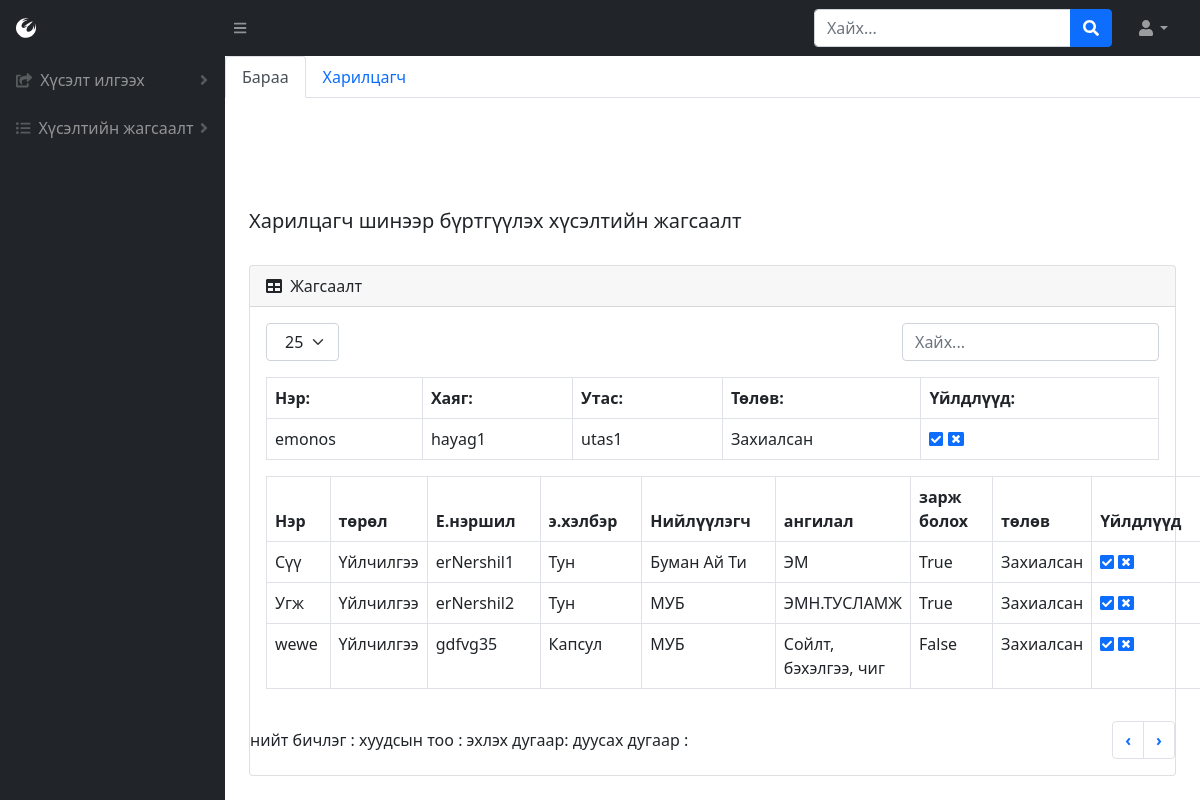
/reqCom-list (signed in), run on an earlier commit of the app's database.
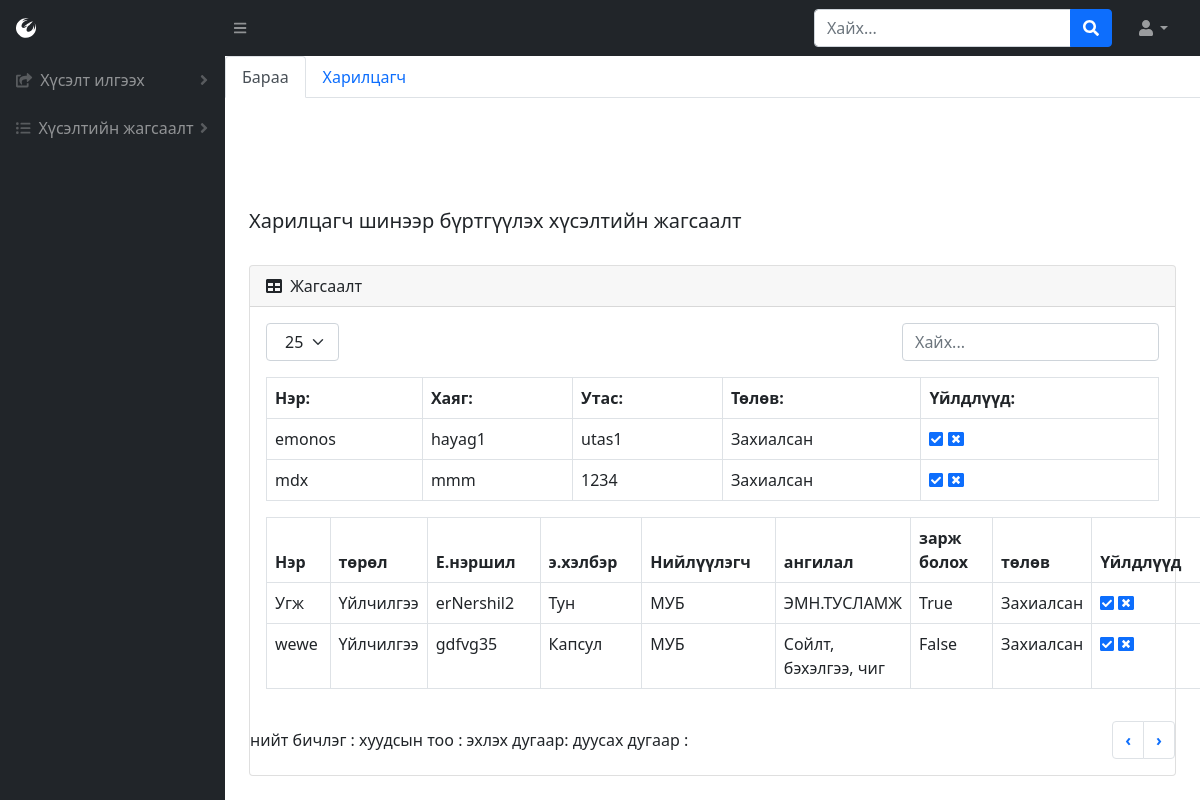
And on a later commit of the database.
### BMweb/models.py (models this page shows, shortened)
class Company(models.Model):
    comName = models.CharField(max_length=300, verbose_name=_("Компаний нэр"))
    hayag = models.CharField(max_length=1000, verbose_name=_("Компаний хаяг"))
    phone = models.CharField(max_length=30, verbose_name=_("Компаний утас"))
    thumbimage = models.ImageField(
        upload_to="media/productthumb/", blank = True, null=True,  verbose_name=_("Зураг")
    )
    comState = models.ForeignKey(State, on_delete=CASCADE, verbose_name=_("Төлөв"))
    class Meta:
        verbose_name = _("Компани")
        verbose_name_plural = _("Компани")

class State(models.Model):
    stateName = models.CharField(max_length=300, verbose_name=_("Төлөвийн нэр"))
    class Meta:
        verbose_name = _("Барааны төлөв")
        verbose_name_plural = _("Барааны төлөв")
    def __str__(self):
        return self.stateName

class Product(models.Model):
    prodName = models.CharField(max_length=300, verbose_name=_("Барааны нэр"))
    prodName_en = models.CharField(max_length=300, verbose_name=_("Барааны нэр англи"))
    brand = models.ForeignKey(ProdBrand, related_name='brands',on_delete=models.CASCADE, verbose_name=_("Брэнд нэр"))
    zCode = models.CharField(max_length=300, null=True, blank=True, verbose_name=_("Зураасан код"))
    prodType = models.ForeignKey(ProdType, related_name='products',on_delete=models.CASCADE, verbose_name=_("Төрлийн нэр"))
    zzCode = models.IntegerField(null=True, blank=True, verbose_name=_("Нэмэлт зураасан код"))
    price = models.DecimalField(max_digits=16, decimal_places=2, verbose_name=_("Үнэ"))
    hemNegj = models.ForeignKey(HemNegj, related_name='hemNegj', on_delete=models.CASCADE,verbose_name=_("Хэмжих нэгж"))
    hudNegj = models.ForeignKey(HemNegj, related_name='hudNegj', on_delete=models.CASCADE, verbose_name=_("Худалдан авалтын нэгж"))
    company = models.ManyToManyField(Company,related_name='products',verbose_name=_("Компани"))
    erNershil = models.CharField(max_length=300, verbose_name=_("Ерөнхий нэршил"))
    emHelber = models.ForeignKey(EmHelber, on_delete=models.CASCADE,verbose_name=_("Эмийн хэлбэр"))
    paiz = models.ForeignKey(Paiz, on_delete=models.CASCADE,verbose_name=_("Пайз"))
    uildwerlegch = models.ForeignKey(Manufacturer, on_delete=models.CASCADE, verbose_name=_("Үйлдвэрлэгч"))
    uNiiluulegch = models.ForeignKey(Niiluulegch, on_delete=models.CASCADE, verbose_name=_("Үндсэн нийлүүлэгч"))
    category = models.ForeignKey(Category,related_name='categories', on_delete=models.CASCADE, verbose_name=_("Ангилал"))
    borBoloh = models.BooleanField(verbose_name=_("Борлуулж болох эсэх"),default=False)
    hudAwch = models.BooleanField(verbose_name=_("Худалдан авч болох эсэх"),default=False)
    zarBoloh = models.BooleanField(verbose_name=_("Зарлагдаж болох эсэх"),default=False)
    pos = models.BooleanField(verbose_name=_("Посоор зарж болох эсэх"),default=False)
    posCat = models.ForeignKey(PosCategory,related_name='categories', on_delete=models.CASCADE, verbose_name=_("Посын ангилал"))
    thumbimage = models.ImageField(
        upload_to="media/productthumb/", blank = True, null=True,  verbose_name=_("Зураг")
    )
    state = models.ForeignKey(State,related_name='products', on_delete=models.CASCADE, verbose_name=_("Төлөв"))
    class Meta:
        verbose_name = _("Бараа")
        verbose_name_plural = _("Бараа")

class ProdType(models.Model):
    typeName = models.CharField(max_length=300, verbose_name=_("Төрлийн нэр"))
    class Meta:
        verbose_name = _("Барааны төрөл")
        verbose_name_plural = _("Барааны төрөл")
    def __str__(self):
        return self.typeName

class EmHelber(models.Model):
    emHelberName = models.CharField(max_length=300,verbose_name=_("Эмийн хэлбэрийн нэр"))
    class Meta:
        verbose_name = _("Эмийн хэлбэр")
        verbose_name_plural = _("Эмийн хэлбэр")
    def __str__(self):
        return self.emHelberName

class Niiluulegch(models.Model):
    niiName = models.CharField(max_length=300,verbose_name=_("Нийлүүлэгчийн нэр"))
    class Meta:
        verbose_name = ("Нийлүүлэгч")
        verbose_name_plural = ("Нийлүүлэгч")
    def __str__(self):
        return self.niiName

class Category(models.Model):
    catName = models.CharField(max_length=300, verbose_name=_("Ангилалын нэр"))
    parent = models.IntegerField(null=True, blank=True, verbose_name=_("Эцэг ангилал"))
    class Meta:
        verbose_name = _("Ангилал")
        verbose_name_plural = _("Ангилал")
    def __str__(self):
        return self.catName

### BMweb/views.py (the view)
# urls.py: path('reqCom-list', views.reqComList),
def reqComList(request):
    if 'user_id' in request.session:
        c = Company.objects.all()
        p = Product.objects.all()
        h = Hereglegch.objects.get(pk=request.session['user_id'])
        return render(request,'requestList.html', {'user': h, 'companyList': c, 'productList': p})
    else:
        return redirect('/login')

### BMweb/models.py (called while the page is built)
    def __str__(self):
        return self.manName

    def __str__(self):
        return self.paizName

    def __str__(self):
        return self.hemNegjName

### BMweb/templates/requestList.html (shortened to what this page needs)
{% load static %}
<!DOCTYPE html>
<html lang="en">
    <head>
        <link href="https://cdn.jsdelivr.net/npm/simple-datatables@latest/dist/style.css" rel="stylesheet" />
        <link href="css/styles.css" rel="stylesheet" />
        <link href="{% static 'css/styles.css' %}" rel="stylesheet"/>
    </head>
    <body class="sb-nav-fixed">
        {% include "topNav.html" %}
        <div id="layoutSidenav">
            {% include "leftNav.html" %}
            <div id="layoutSidenav_content">
                {% include "comReqList.html" %}
            </div>
        </div>
    </body>
</html>

### BMweb/templates/comReqList.html (shortened to what the changed rows need)
<main>
    <div class="container-fluid px-4">
        <div class="card mb-4">
            <div class="card-body">
                <table id="datatablesSimple" class="dataTable-table">
                  <thead>
                      <tr>
                          <th data-sortable="" class="asc">
                              <a href="#" class="dataTable-sorter">Нэр:</a>
                          </th>
                          <th data-sortable="" class="asc">
                              <a href="#" class="dataTable-sorter">Хаяг:</a>
                          </th>
                          <th data-sortable="" class="asc">
                              <a href="#" class="dataTable-sorter">Утас:</a>
                          </th>
                          <th data-sortable="" class="asc">
                              <a href="#" class="dataTable-sorter">Төлөв:</a>
                          </th>
                          <th data-sortable="" class="asc">
                            <a href="#" class="dataTable-sorter">Үйлдлүүд:</a>
                        </th>
                      </tr>
                  </thead>
                    {% for h in companyList %}
                        {% if  h.comState_id == 1 %}
                            <tr>
                                <td>{{ h.comName }}</td>
                                <td>{{ h.hayag }}</td>
                                <td>{{ h.phone }}</td>
                                <td>{{ h.comState }}</td>
                                <td>
                                    <a href="/change-stateCom/{{h.id}}/3"><i class="fas fa-check-square"></i></a>
                                    <a href="/change-stateCom/{{h.id}}/2"><i class="fas fa-window-close"></i></a>
                                </td>
                            </tr>
                        {% endif %}
                    {% endfor %}
                </table>
                <table id="datatablesSimple" class="dataTable-table">
                    <thead>
                        <tr>
                            <th data-sortable="" class="asc">
                                <a href="#" class="dataTable-sorter">Нэр</a>
                            </th>
                            <th data-sortable="" class="asc">
                                <a href="#" class="dataTable-sorter">төрөл</a>
                            </th>
                            <th data-sortable="" class="asc">
                                <a href="#" class="dataTable-sorter">Е.нэршил</a>
                            </th>
                            <th data-sortable="" class="asc">
                                <a href="#" class="dataTable-sorter">э.хэлбэр</a>
                            </th>
                            <th data-sortable="" class="asc">
                                <a href="#" class="dataTable-sorter">Нийлүүлэгч</a>
                            </th>
                            <th data-sortable="" class="asc">
                                <a href="#" class="dataTable-sorter">ангилал</a>
                            </th>
                            <th data-sortable="" class="asc">
                                <a href="#" class="dataTable-sorter">зарж болох</a>
                            </th>
                            <th data-sortable="" class="asc">
                                <a href="#" class="dataTable-sorter">төлөв</a>
                            </th>
                            <th data-sortable="" class="asc">
                                <a href="#" class="dataTable-sorter">Үйлдлүүд</a>
                            </th>
                        </tr>
                    </thead>
                    {% for h in productList %}
                        {% if  h.state_id == 1 %}
                            <tr>
                                <td>{{ h.prodName }}</td>
                                <td>{{ h.prodType }}</td>
                                <td>{{ h.erNershil }}</td>
                                <td>{{ h.emHelber }}</td>
                                <td>{{ h.uNiiluulegch }}</td>
                                <td>{{ h.category }}</td>
                                <td>{{ h.zarBoloh }}</td>
                                <td>{{ h.state }}</td>
                                <td>
                                <a href="/change-stateProd/{{h.id}}/3"><i class="fas fa-check-square"></i></a>
                                <a href="/change-stateProd/{{h.id}}/2"><i class="fas fa-window-close"></i></a>
                                </td>
                            </tr>
                        {% endif %}
                {% endfor %}
                </table>
            </div>
        </div>
    </div>
</main>

What changed in the data, as far as the page shows it:
no longer on this page (row edited): Product: prodName "Сүү", prodType "Үйлчилгээ", erNershil "erNershil1", emHelber "Тун", uNiiluulegch "Буман Ай Ти", category "ЭМ", zarBoloh "True", state "Захиалсан"
added Company: comName "mdx", hayag "mmm", phone "1234", comState "Захиалсан"
